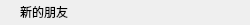
<?xml version="1.0" encoding="UTF-8"?>
<ui version="4.0">
    <class>GroupTipItem</class>
    <widget class="QWidget" name="GroupTipItem">
        <property name="geometry">
            <rect>
                <x>0</x>
                <y>0</y>
                <width>250</width>
                <height>25</height>
            </rect>
        </property>
        <property name="minimumSize">
            <size>
                <width>250</width>
                <height>25</height>
            </size>
        </property>
        <property name="maximumSize">
            <size>
                <width>250</width>
                <height>25</height>
            </size>
        </property>
        <property name="windowTitle">
            <string>Form</string>
        </property>
        <layout class="QVBoxLayout" name="verticalLayout">
            <property name="spacing">
                <number>0</number>
            </property>
            <property name="leftMargin">
                <number>20</number>
            </property>
            <property name="topMargin">
                <number>0</number>
            </property>
            <property name="rightMargin">
                <number>0</number>
            </property>
            <property name="bottomMargin">
                <number>0</number>
            </property>
            <item>
                <widget class="QLabel" name="label">
                    <property name="minimumSize">
                        <size>
                            <width>0</width>
                            <height>16</height>
                        </size>
                    </property>
                    <property name="maximumSize">
                        <size>
                            <width>16777215</width>
                            <height>16</height>
                        </size>
                    </property>
                    <property name="text">
                        <string>新的朋友</string>
                    </property>
                </widget>
            </item>
        </layout>
    </widget>
    <resources/>
    <connections/>
</ui>
